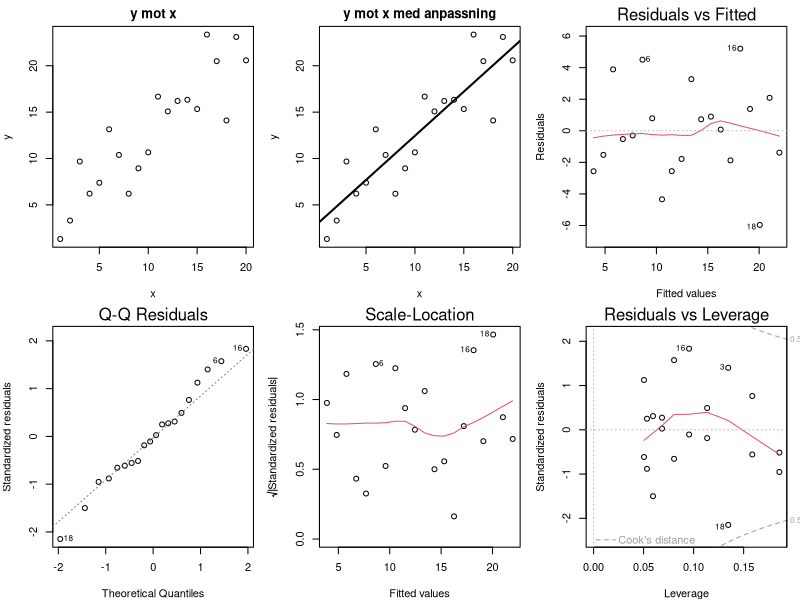
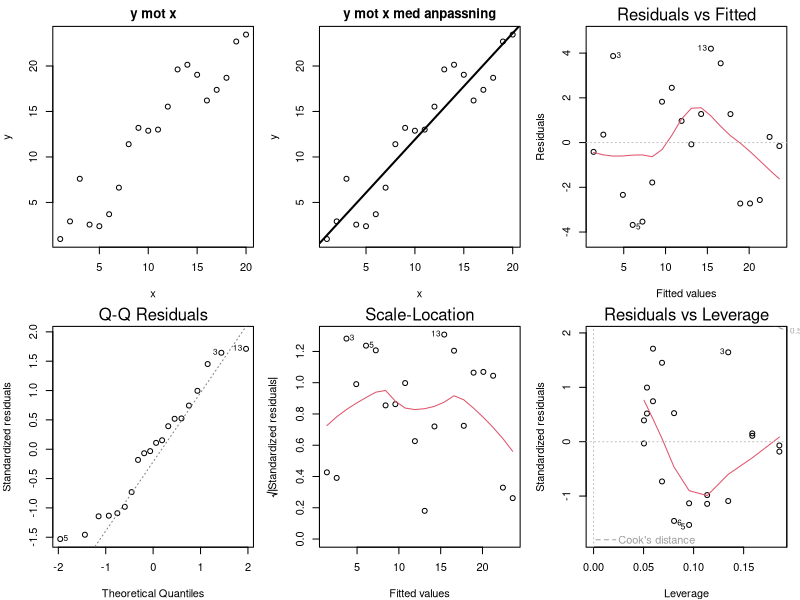
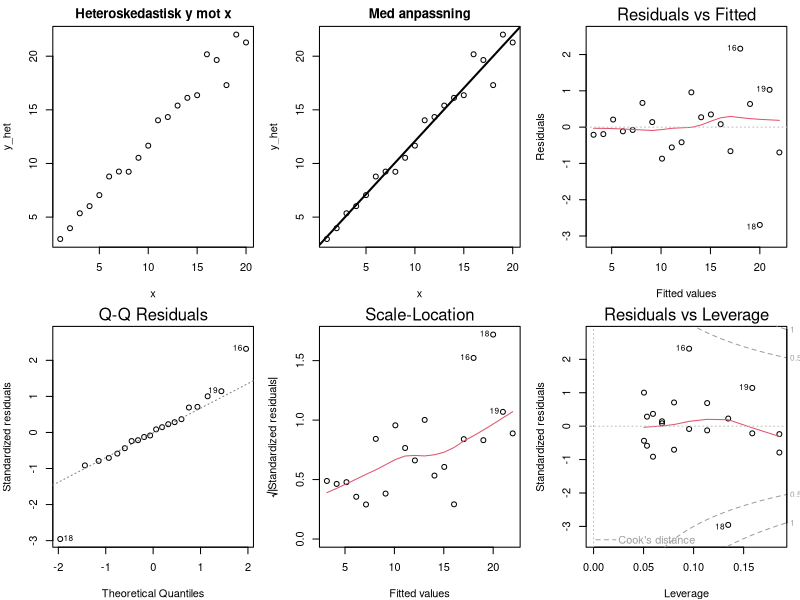
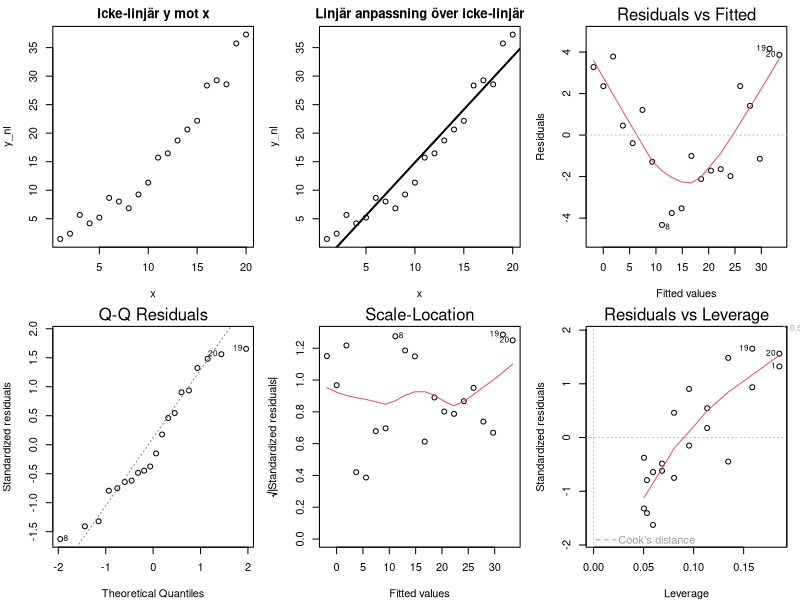
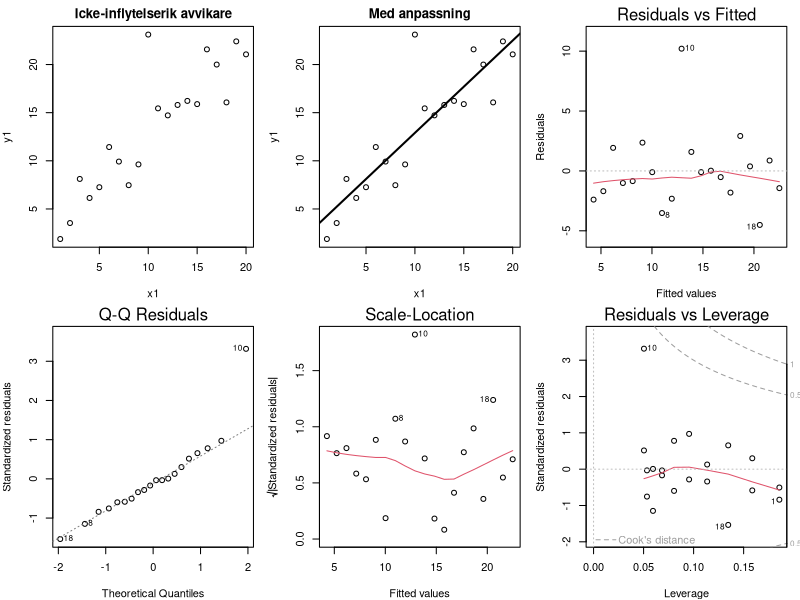
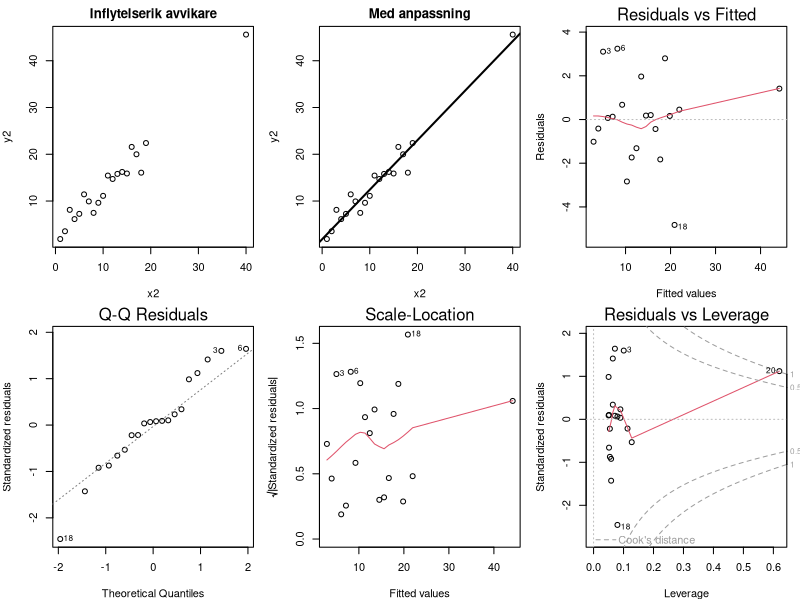
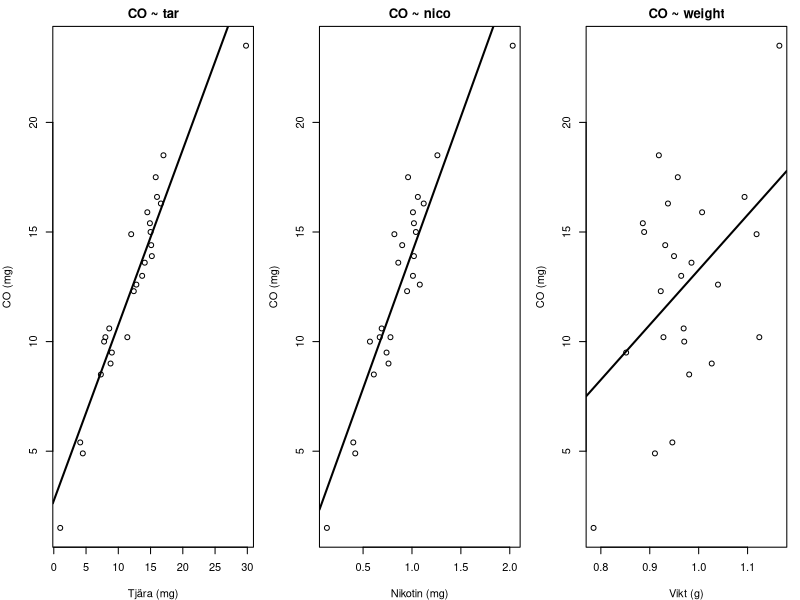
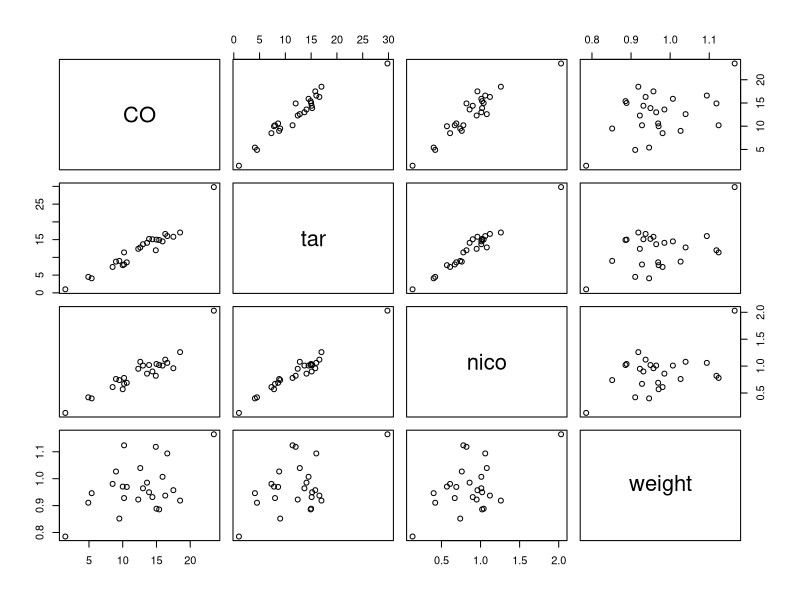

The R source for these figures, in order:
## ---- chunk 1
set.seed(123)                 # reproducerbart  
x <- 1:20
beta0 <- 2
beta1 <- 1
sigma <- 3
eps <- rnorm(length(x), mean = 0, sd = sigma)
y <- beta0 + beta1*x + eps

fit <- lm(y ~ x)
summary(fit)
## ---- chunk 2
(ci <- confint(fit, level = 0.95))

## ---- chunk 3
op <- par(mfrow = c(2, 3), mar = c(4,4,2,1))
plot(x, y, main = "y mot x", xlab = "x", ylab = "y")
plot(x, y, main = "y mot x med anpassning", xlab = "x", ylab = "y")
abline(fit, lwd = 2)

plot(fit, which = 1)  # Residualer mot anpassade värden (Residuals vs Fitted)
plot(fit, which = 2)  # Normal Q-Q
plot(fit, which = 3)  # Scale-Location
plot(fit, which = 5)  # Residualer mot hävstång (Cook's konturer)
par(op)
## ---- chunk 4
set.seed(NULL)
# Simulera en ny datamängd vid varje körning och rita om diagnostiken
x <- 1:20
beta0 <- 2; beta1 <- 1; sigma <- 3
y <- beta0 + beta1*x + rnorm(length(x), 0, sigma)
fit <- lm(y ~ x)

op <- par(mfrow = c(2, 3), mar = c(4,4,2,1))
plot(x, y, main = "y mot x", xlab = "x", ylab = "y")
plot(x, y, main = "y mot x med anpassning", xlab = "x", ylab = "y"); abline(fit, lwd = 2)
plot(fit, which = 1); plot(fit, which = 2); plot(fit, which = 3); plot(fit, which = 5)
par(op)

set.seed(123)
## ---- chunk 5
set.seed(123)
x <- 1:20
beta0 <- 2; beta1 <- 1; sigma <- 0.8
y_het <- beta0 + beta1*x + rnorm(length(x), 0, sigma * (x/mean(x)))
fit_het <- lm(y_het ~ x)

op <- par(mfrow = c(2, 3), mar = c(4,4,2,1))
plot(x, y_het, main = "Heteroskedastisk y mot x")
plot(x, y_het, main = "Med anpassning"); abline(fit_het, lwd = 2)
plot(fit_het, which = 1); plot(fit_het, which = 2); plot(fit_het, which = 3); plot(fit_het, which = 5)
par(op)
## ---- chunk 6
set.seed(123)
x <- 1:20
beta0 <- 2; beta1 <- 0.2; beta2 <- 0.08; sigma <- 1.5
y_nl <- beta0 + beta1*x + beta2*x^2 + rnorm(length(x), 0, sigma)
fit_lin <- lm(y_nl ~ x)      # (fel)anpassa en linjär modell

op <- par(mfrow = c(2, 3), mar = c(4,4,2,1))
plot(x, y_nl, main = "Icke-linjär y mot x")
plot(x, y_nl, main = "Linjär anpassning över icke-linjär"); abline(fit_lin, lwd = 2)
plot(fit_lin, which = 1); plot(fit_lin, which = 2); plot(fit_lin, which = 3); plot(fit_lin, which = 5)
par(op)
## ---- chunk 7
set.seed(123)
x <- 1:20
beta0 <- 2; beta1 <- 1; sigma <- 2
y_base <- beta0 + beta1*x + rnorm(length(x), 0, sigma)

## Fall 1: Icke-inflytelserik y-avvikare vid genomsnittlig hävstång
x1 <- x
y1 <- y_base
y1[10] <- y1[10] + 12     # stort residual vid måttligt x
fit1 <- lm(y1 ~ x1)

## Fall 2: Inflytelserik hög-hävstångs-avvikare (extremt x)
x2 <- x
x2[20] <- 40              # långt utanför designintervallet
y2 <- y_base
y2[20] <- beta0 + beta1*x2[20] + rnorm(1, 0, 6) + 10  # även förskjuten i y
fit2 <- lm(y2 ~ x2)

# Plottar: vardera i ett 2x3-upplägg
op <- par(mfrow = c(2, 3), mar = c(4,4,2,1))
plot(x1, y1, main = "Icke-inflytelserik avvikare")
plot(x1, y1, main = "Med anpassning"); abline(fit1, lwd = 2)
plot(fit1, which = 1); plot(fit1, which = 2); plot(fit1, which = 3); plot(fit1, which = 5)
par(op)

op <- par(mfrow = c(2, 3), mar = c(4,4,2,1))
plot(x2, y2, main = "Inflytelserik avvikare")
plot(x2, y2, main = "Med anpassning"); abline(fit2, lwd = 2)
plot(fit2, which = 1); plot(fit2, which = 2); plot(fit2, which = 3); plot(fit2, which = 5)
par(op)
## ---- chunk 8
# Läs in data -------------------------------------------------------------
cig <- read.csv("cigarette.csv", stringsAsFactors = FALSE)

# Snabb översikt
str(cig)

# Spridningsdiagram med enkla linjära anpassningar
op <- par(mfrow = c(1, 3), mar = c(4,4,2,1))
plot(cig$tar, cig$CO, xlab = "Tjära (mg)", ylab = "CO (mg)", main = "CO ~ tar")
abline(lm(CO ~ tar, data = cig), lwd = 2)
plot(cig$nico, cig$CO, xlab = "Nikotin (mg)", ylab = "CO (mg)", main = "CO ~ nico")
abline(lm(CO ~ nico, data = cig), lwd = 2)
plot(cig$weight, cig$CO, xlab = "Vikt (g)", ylab = "CO (mg)", main = "CO ~ weight")
abline(lm(CO ~ weight, data = cig), lwd = 2)
par(op)

# Anpassa enkla modeller och summera
m_tar    <- lm(CO ~ tar,    data = cig)
m_nico   <- lm(CO ~ nico,   data = cig)
m_weight <- lm(CO ~ weight, data = cig)

summary(m_tar)
summary(m_nico)
summary(m_weight)
## ---- chunk 9
m_all <- lm(CO ~ tar + nico + weight, data = cig)
summary(m_all)
## ---- chunk 10
pairs(~ CO + tar + nico + weight, data = cig)
## ---- chunk 11
op <- par(mfrow = c(2, 2))
plot(m_all)
par(op)
## ---- chunk 12
# Influensdiagnostik
infl <- influence.measures(m_all)
cook <- cooks.distance(m_all)
lev  <- hatvalues(m_all)

n <- nrow(cig)
thr <- 4/n                            
flag <- which(cook > thr)
data.frame(brand = cig$brand[flag], cooksD = cook[flag], leverage = lev[flag])

# Ta bort den mest tvivelaktiga och anpassa om
idx_q <- flag[which.max(cook[flag])]
cig_red <- cig[-idx_q, ]

m_all_red <- lm(CO ~ tar + nico + weight, data = cig_red)
summary(m_all_red)

# Jämför koefficienter, p-värden, R^2
coef_comparison <- cbind(
  full = coef(summary(m_all))[, c("Estimate", "Pr(>|t|)")],
  reduced = coef(summary(m_all_red))[, c("Estimate", "Pr(>|t|)")]
)
coef_comparison

c(R2_full = summary(m_all)$r.squared,
  AdjR2_full = summary(m_all)$adj.r.squared,
  R2_reduced = summary(m_all_red)$r.squared,
  AdjR2_reduced = summary(m_all_red)$adj.r.squared)
## ---- chunk 13
# Hjälpare: LOOCV-RMSEP för en linjär modell specificerad med formel och data.frame
loocv_rmsep <- function(formula, data) {
  n <- nrow(data)
  # analytisk LOOCV med hatt-matris (gäller linjär minsta-kvadrat)
  X <- model.matrix(formula, data = data)
  y <- model.response(model.frame(formula, data = data))
  hat <- X %*% solve(t(X) %*% X) %*% t(X)
  fit <- X %*% solve(t(X) %*% X, t(X) %*% y)
  e <- y - fit
  loo_resid <- e / (1 - diag(hat))
  sqrt(mean(loo_resid^2))
}

cands <- list(
  `tar`                = CO ~ tar,
  `nico`               = CO ~ nico,
  `weight`             = CO ~ weight,
  `tar+nico`           = CO ~ tar + nico,
  `tar+weight`         = CO ~ tar + weight,
  `nico+weight`        = CO ~ nico + weight,
  `tar+nico+weight`    = CO ~ tar + nico + weight
)

eval_models <- function(dat) {
  do.call(rbind, lapply(names(cands), function(nm) {
    fm <- cands[[nm]]
    fit <- lm(fm, data = dat)
    data.frame(
      model = nm,
      adj_R2 = summary(fit)$adj.r.squared,
      RMSEP_LOOCV = loocv_rmsep(fm, dat),
      df = length(coef(fit))
    )
  }))
}

tab_full   <- eval_models(cig)
tab_reduced<- eval_models(cig_red)  # utan den flaggade observationen identifierad i (e)

tab_full[order(tab_full$RMSEP_LOOCV), ]
tab_reduced[order(tab_reduced$RMSEP_LOOCV), ]
